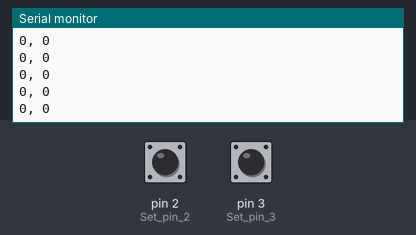
Bench run of a sketch on a simulated Arduino Uno, built with avr-gcc and run on an emulated ATmega328P. Parts: the last lines printed to the serial monitor. Inputs (shaded band) come from the test bench; at power-on: pin 2 (Set_pin_2) LOW, pin 3 (Set_pin_3) LOW.

Above: at 1.2 s.
1.3 s: pin 2 (Set_pin_2) pulled HIGH for 0.15 s
At 1.51 s:
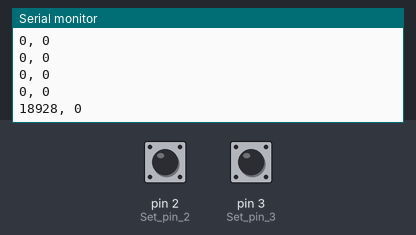
2.9 s: pin 3 (Set_pin_3) pulled HIGH for 0.15 s
At 3.11 s:
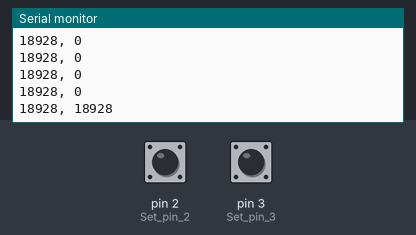
4.5 s: pin 2 (Set_pin_2) pulled HIGH for 1 s
At 5.53 s:
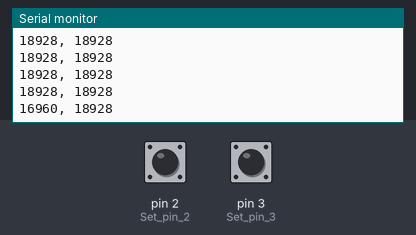
7.0 s: pin 3 (Set_pin_3) pulled HIGH for 1 s
At 8.04 s:
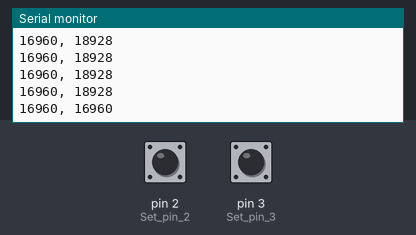
Timing chart, 0 to 10.0 s (numbered marks = the images above; inputs shaded):
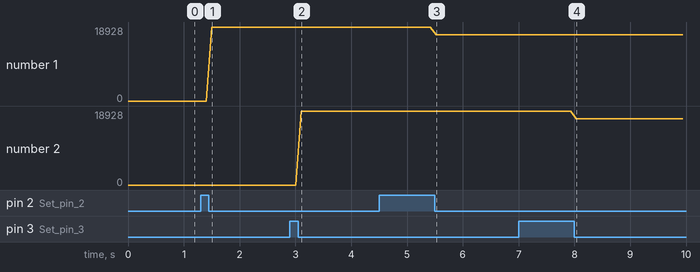

The sketch:

RC_Read_with_Interrupts.ino
```cpp
volatile int pwmValueChannel1 = 0; // Variable to store PWM value from channel 1 (pin 2)
volatile int pwmValueChannel2 = 0; // Variable to store PWM value from channel 2 (pin 3)

unsigned long risingEdgeChannel1 = 0; // Timestamp of the rising edge on channel 1 (pin 2)
unsigned long risingEdgeChannel2 = 0; // Timestamp of the rising edge on channel 2 (pin 3)

void setup() {
  Serial.begin(9600); // Start serial communication at 9600 baud rate
  pinMode(2, INPUT); // Set pin 2 (channel 1) as input
  pinMode(3, INPUT); // Set pin 3 (channel 2) as input

  // Attach interrupt on pin 2 (channel 1) for CHANGE (both RISING and FALLING)
  attachInterrupt(digitalPinToInterrupt(2), isrForChannel1, CHANGE);

  // Attach interrupt on pin 3 (channel 2) for CHANGE (both RISING and FALLING)
  attachInterrupt(digitalPinToInterrupt(3), isrForChannel2, CHANGE);
}

void loop() {


  // Print the PWM values for each channel
  Serial.print(pwmValueChannel1);
  Serial.print(", ");
  Serial.println(pwmValueChannel2);

  delay(100); // Delay a bit to make it more readable
}

void isrForChannel1() {
  if (digitalRead(2) == HIGH) { // Pin 2 is high, indicating the rising edge for channel 1
    risingEdgeChannel1 = micros(); // Record timestamp of rising edge
  } else { // Pin 2 is low, indicating the falling edge for channel 1
    pwmValueChannel1 = micros() - risingEdgeChannel1; // Calculate pulse width
  }
}

void isrForChannel2() {
  if (digitalRead(3) == HIGH) { // Pin 3 is high, indicating the rising edge for channel 2
    risingEdgeChannel2 = micros(); // Record timestamp of rising edge
  } else { // Pin 3 is low, indicating the falling edge for channel 2
    pwmValueChannel2 = micros() - risingEdgeChannel2; // Calculate pulse width
  }
}
```

Measured:
- after the input at 1.3 s, the serial monitor: prints a new line after 0.20 s (image 1)
- after the input at 2.9 s, the serial monitor: prints a new line after 0.21 s (image 2)
- after the input at 4.5 s, the serial monitor: prints a new line after 1.0 s (image 3)
- after the input at 7.0 s, the serial monitor: prints a new line after 1.0 s (image 4)
- plotted number 1: 0 → 18928 after the input at 1.3 s, 18928 → 16960 after the input at 4.5 s
